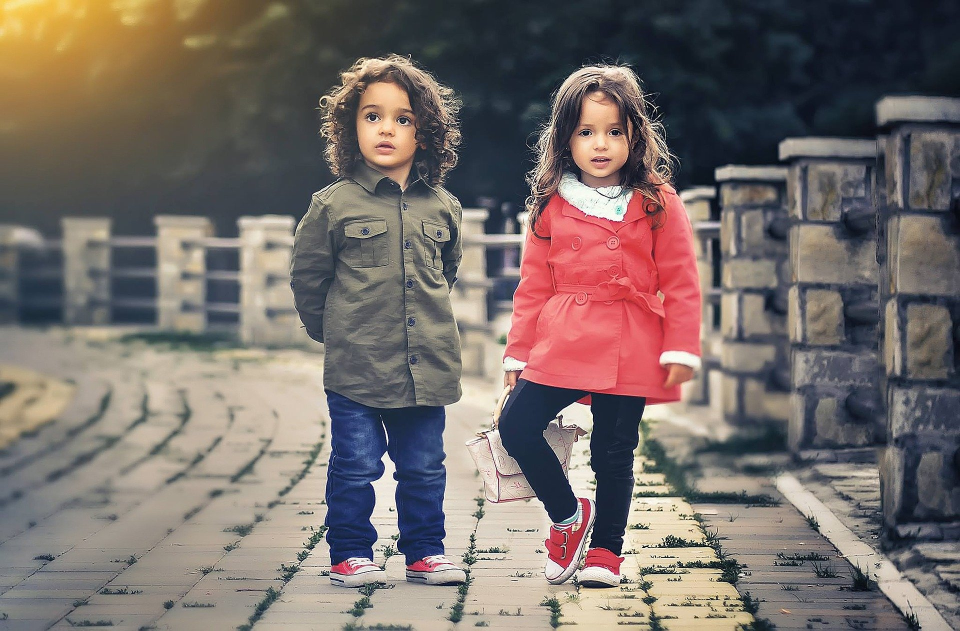
#> input picture py/opencv4/children.jpg, 1920 x 1261 px (shown at 1/2 size)
$ python 13_opencv.py
#> lines starting #> are read from the running program, lines starting #| are printed output that depends on the picture
import cv2
from matplotlib import pyplot as plt
import numpy as np


def show_image(image, title, pos):
    image_RGB = image[:, :, ::-1]
    plt.subplot(2, 2, pos)
    plt.title(title)
    plt.imshow(image_RGB)


def show_histogram(hist, title, pos, color):
    plt.subplot(2, 2, pos)
    plt.title(title)
    plt.xlim([0, 256])
    plt.plot(hist, color=color)


def main():
    plt.figure(figsize=(12, 7))
    plt.suptitle("Gray Image and Histogram with mask", fontsize=14,
                 fontweight="bold")
    img = cv2.imread("./children.jpg")
#> img is the input picture: shape (1261, 1920, 3); mean B, G, R 105.5, 109.3, 119.7
    img_gray = cv2.cvtColor(img, cv2.COLOR_BGR2GRAY)
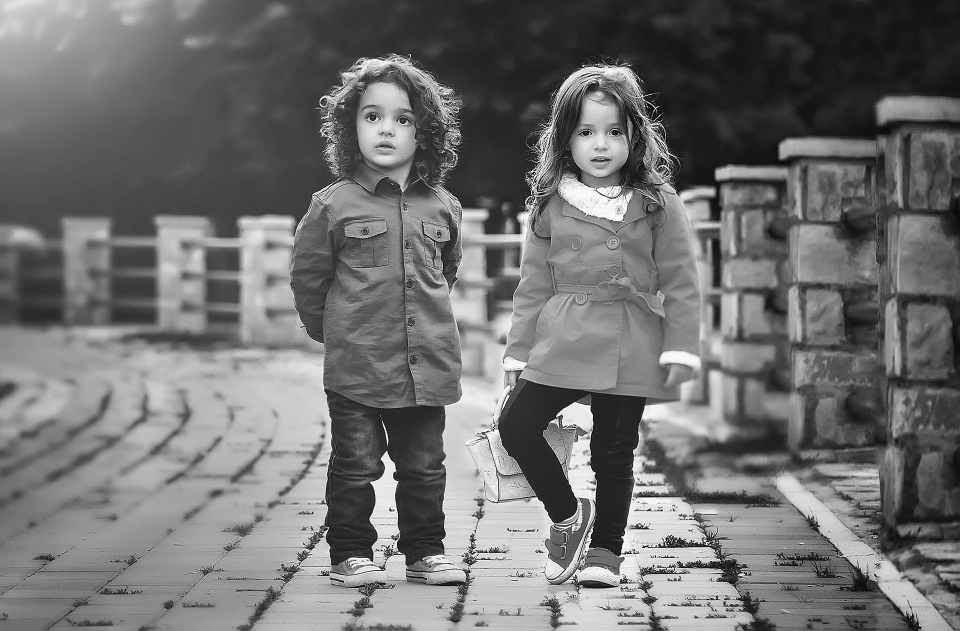
#> img_gray: shape (1261, 1920) (shown at 1/2 size); min 0, max 255, mean 112
    img_gray_hist = cv2.calcHist([img_gray], [0], None, [256], [0, 256])
#> img_gray_hist = 256 values, max 19421 at index 39, min 328 at index 0, mean 9457.5
    show_image(img, "image gray", 1)
    show_histogram(img_gray_hist, "image gray histogram", 2, "m")

    mask = np.zeros(img_gray.shape, np.uint8)
    mask[130:500, 600:1400] = 255
    img_mask_hist = cv2.calcHist([img_gray], [0], mask, [256], [0, 256])
#> img_mask_hist = 256 values, max 4989 at index 39, min 149 at index 255, mean 1156.2

    mask_img = cv2.bitwise_and(img_gray, img_gray, mask=mask)
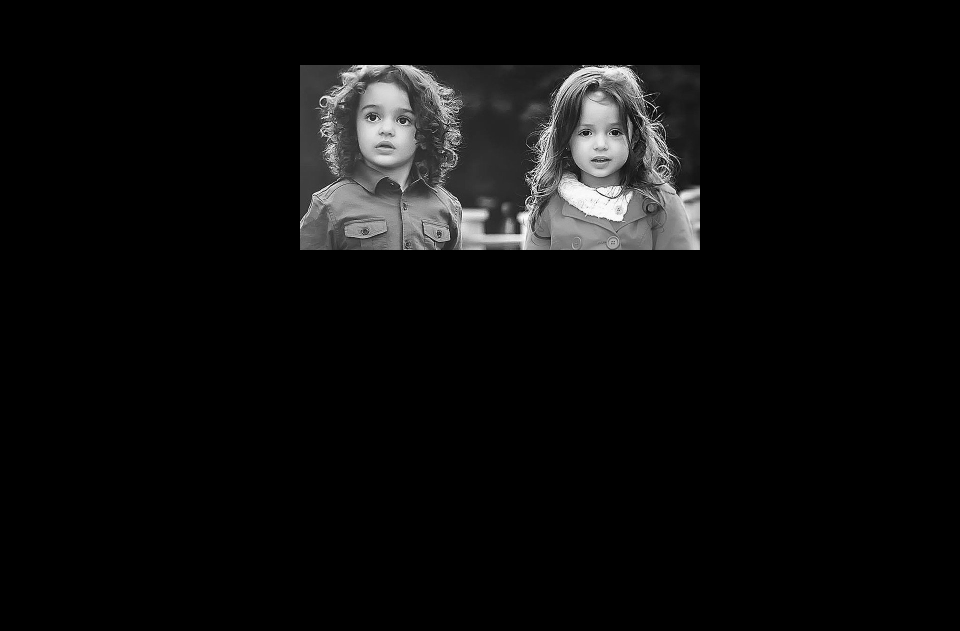
#> mask_img: shape (1261, 1920) (shown at 1/2 size); min 0, max 255, mean 12.6
    mask_img_BGR = cv2.cvtColor(mask_img, cv2.COLOR_GRAY2BGR)
    show_image(mask_img_BGR, "gray image with mask", 3)
    show_histogram(img_mask_hist, "histogram with masked gray image", 4, 'm')
    plt.show()
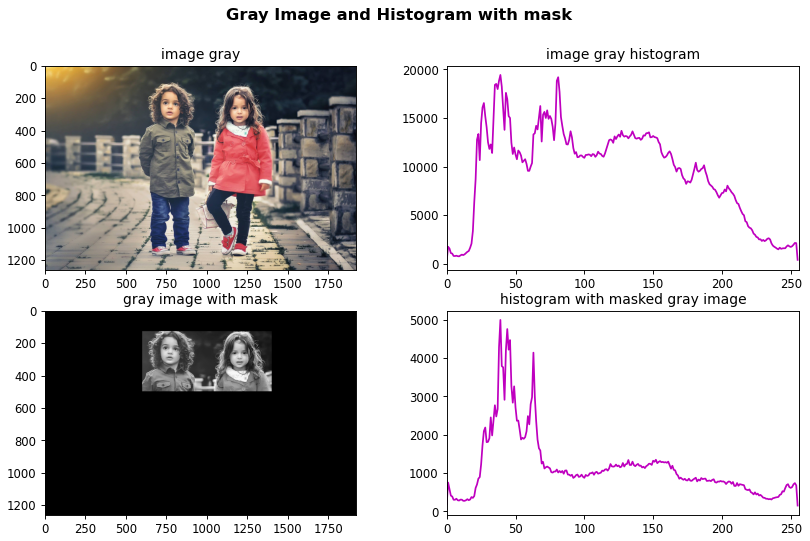
#> figure drawn by matplotlib, 4 panels; panel 2: curve peaks at x = 39, y = 19421; panel 4: curve peaks at x = 39, y = 4989


if __name__ == "__main__":
    main()

$ run again, with py/opencv4/girls.jpg copied over py/opencv4/children.jpg
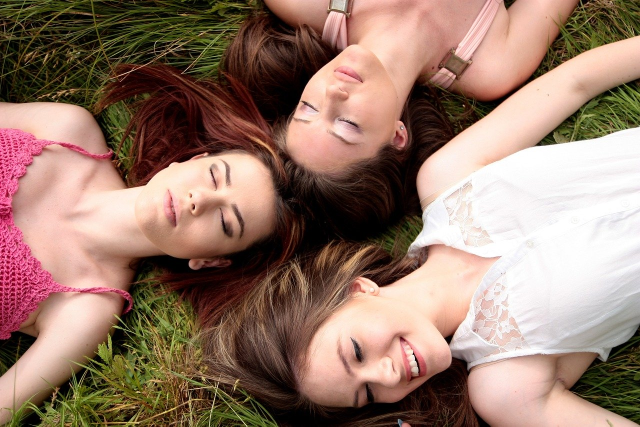
#> input picture py/opencv4/girls.jpg, 1280 x 853 px (shown at 1/2 size)
#> in main, img is the input picture: shape (853, 1280, 3); mean B, G, R 107.8, 122.2, 150.7
#> in main, `img_gray = cv2.cvtColor(img, cv2.COLOR_BGR2GRAY)`:
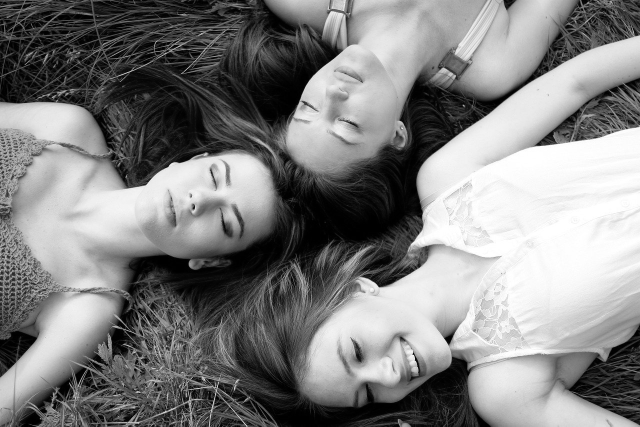
#> img_gray: shape (853, 1280) (shown at 1/2 size); min 0, max 255, mean 129
#> img_gray_hist = 256 values, max 16048 at index 1, min 2177 at index 135, mean 4265
#> img_mask_hist = 256 values, max 9339 at index 254, min 236 at index 128, mean 982.8
#> in main, `plt.show()`:
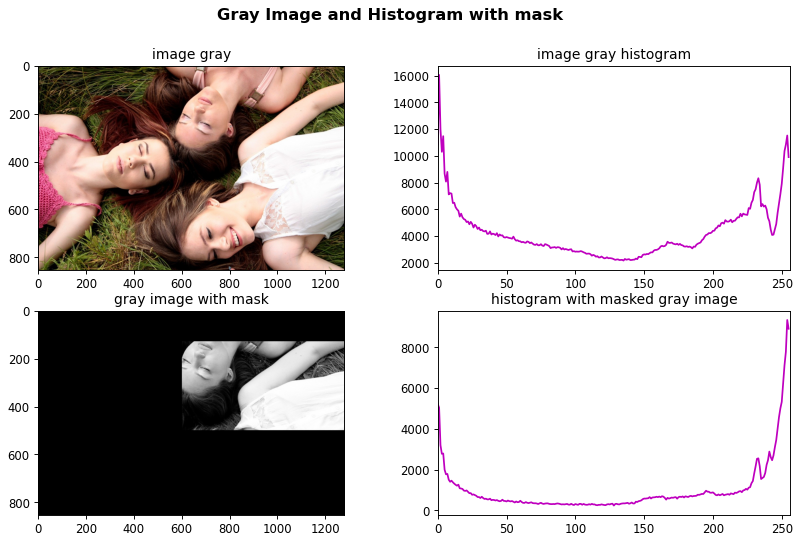
#> figure drawn by matplotlib, 4 panels; panel 2: curve peaks at x = 1, y = 16048; panel 4: curve peaks at x = 254, y = 9339
